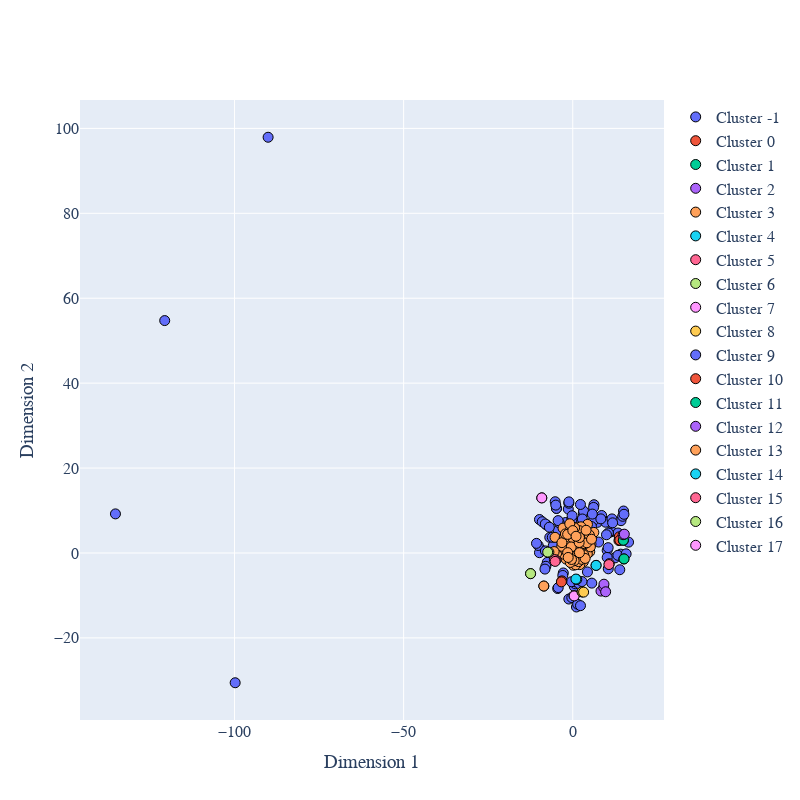

This figure's notebook cell:
### Markdown cell above
### OPTICS TSNE

### Code cell
#T-SNE with two principal components
TSNE_2d = TSNE(n_components=2, init='random')

clusters = ml_df['cluster_labels']
PCs_2d = pd.DataFrame(TSNE_2d.fit_transform(plotX))
PCs_2d.columns = ["PC1_2d", "PC2_2d"]
plotX['clusters'] = clusters
plotX['PC1_2d'] = PCs_2d['PC1_2d']
plotX['PC2_2d'] = PCs_2d['PC2_2d']

uniq_clusters = plotX['clusters'].unique()
uniqs = uniq_clusters.tolist()
uniqs.sort()

traces = []

for cluster in uniqs:
    cluster_data = plotX[plotX['clusters'] == cluster]

    #trace1 is for 'Cluster 0'
    trace = go.Scatter(
                        x = cluster_data["PC1_2d"],
                        y = cluster_data["PC2_2d"],
                        mode = "markers",
                        name = "Cluster " + str(cluster),
                        marker = dict(size = 10, line=dict(width=1,color='Black')),
                        text = None)

    traces.append(trace)



layout = dict(xaxis= dict(title= 'Dimension 1',zeroline= False),
              yaxis= dict(title= 'Dimension 2',zeroline= False),
              font_family="Arial",
              font = dict(size=16),
              width=800,
              height=800
             )

fig = dict(data = traces, layout = layout)

iplot(fig)

### Figure 1 — Plotly figure (JSON) as saved in the notebook; plotly's stock layout.template omitted (floating-point values rounded to 4 significant figures)
{"data": [{"marker": {"line": {"color": "Black", "width": 1}, "size": 10}, "mode": "markers", "name": "Cluster -1", "type": "scatter", "x": [11.5, 13.37, 0.4485, 6.275, 3.101, 0.7513, 0.7312, 3.19, -4.458, 7.276, 1.086, 5.933, -6.797, -2.798, 0.807, -4.302, 13.9, 10.17, 14.26, 16.49, 12.48, 14.18, -7.551, 7.633, 0.8788, 4.336, 10.53, -9.844, 5.613, 5.508, -0.3789, 15.0, -9.391, -2.111, -5.196, -7.701, 1.848, -7.959, -8.228, -4.323, -9.849, -9.021, 9.963, 13.33, 11.21, -10.23, 2.713, 8.542, 10.17, 14.75, 10.46, -8.099, -1.167, -0.287, 2.83, -8.129, -6.926, -5.794, -4.016, -1.324, 15.13, -4.337, -1.184, 9.711, 11.58, 1.451, -1.146, 11.78, -99.8, 15.78, -135.2, 6.149, -10.73, -90.06, 2.269, -0.287, 2.279, 10.49, -120.6, -0.1975, 8.288, -6.048, -2.95, 5.778], "y": [5.005, 4.705, -7.9, 11.36, 9.316, -7.257, -6.798, 9.852, -8.379, 7.21, -12.72, 7.459, 3.669, -4.704, 7.372, -8.154, -3.946, 0.6026, 7.605, 2.549, -1.157, -0.2745, -2.219, 2.573, 4.703, -4.468, 4.721, 7.879, -7.101, 6.231, -6.779, 9.88, 0.7964, 7.171, 12.07, 6.561, -7.215, -3.135, -3.797, 5.287, 0.06407, 7.356, 4.291, -0.5561, 7.0, 1.774, -6.732, 8.826, -1.041, 8.64, 1.251, 0.4815, -10.85, -10.5, 8.009, 6.828, 6.074, 1.668, 7.114, 10.34, 9.11, 7.622, 11.71, 7.24, 8.025, -12.08, 12.04, 7.094, -30.57, -0.2067, 9.205, 10.73, 2.26, 97.91, 11.42, 7.841, -12.41, -3.727, 54.73, 8.763, 8.032, 3.692, -5.3, 9.161]}, {"marker": {"line": {"color": "Black", "width": 1}, "size": 10}, "mode": "markers", "name": "Cluster 0", "type": "scatter", "x": [14.21, 13.65, 13.75, 13.91], "y": [3.535, 2.921, 3.803, 3.01]}, {"marker": {"line": {"color": "Black", "width": 1}, "size": 10}, "mode": "markers", "name": "Cluster 1", "type": "scatter", "x": [14.94, 14.95], "y": [2.992, 2.996]}, {"marker": {"line": {"color": "Black", "width": 1}, "size": 10}, "mode": "markers", "name": "Cluster 2", "type": "scatter", "x": [14.88, 15.23], "y": [4.301, 4.43]}, {"marker": {"line": {"color": "Black", "width": 1}, "size": 10}, "mode": "markers", "name": "Cluster 3", "type": "scatter", "x": [2.356, 0.8232, 5.388, 0.2829, 0.2312, -1.992, -1.152, 3.057, 1.078, 4.198, 1.418, 3.296, -2.352, -3.159, 0.3076, 1.317, -1.36, -1.226, -2.95, -2.418, -2.881, -4.751, -2.567, 1.025, -0.1834, -5.238, -2.558, -3.262, -3.206, -0.4643, -2.174, -1.52, -0.6259, -0.4744, 2.604, 6.226, 4.341, 3.123, 0.1643, 5.021, 3.767, 2.434, 2.074, 4.869, 0.8725, 2.426, 4.443, 4.299, 5.197, 3.542, 1.932, 1.689, 2.631, 4.166, 0.4093, 4.884, -0.7513, 3.935, 5.541, -0.3817, 1.891, 3.263, 0.5413, -5.507, -1.356, 1.967, -0.8926, -1.52, 3.654, 1.964, 0.005966, 0.9676], "y": [2.498, 1.479, 2.083, -0.1466, 0.8834, -1.439, 1.287, 0.934, 5.513, 3.972, -0.3929, 5.455, 2.697, 3.218, 2.979, 6.075, 5.192, 2.904, 0.3795, -0.3708, 5.855, -0.04522, 1.02, 3.325, 3.627, 3.679, 3.457, 1.57, 2.434, 1.417, 4.483, 0.07759, 5.545, 4.877, 4.155, 4.847, 6.738, -2.101, -2.893, 0.2965, 4.68, 5.517, -2.74, 3.223, -2.774, 6.168, 0.9158, -0.2232, 1.451, 2.189, 5.262, -2.037, -1.497, 2.405, -1.834, 4.242, -2.229, 5.349, 3.233, -1.529, 2.459, -0.4843, 5.918, 0.3279, -1.057, 3.633, 6.878, 4.384, -1.288, 0.06433, 5.272, 3.934]}, {"marker": {"line": {"color": "Black", "width": 1}, "size": 10}, "mode": "markers", "name": "Cluster 4", "type": "scatter", "x": [1.193, 0.9255], "y": [-6.249, -6.141]}, {"marker": {"line": {"color": "Black", "width": 1}, "size": 10}, "mode": "markers", "name": "Cluster 5", "type": "scatter", "x": [-4.976, -5.435, -5.214], "y": [-1.681, -1.564, -1.986]}, {"marker": {"line": {"color": "Black", "width": 1}, "size": 10}, "mode": "markers", "name": "Cluster 6", "type": "scatter", "x": [-7.059, -7.42], "y": [0.1797, 0.2028]}, {"marker": {"line": {"color": "Black", "width": 1}, "size": 10}, "mode": "markers", "name": "Cluster 7", "type": "scatter", "x": [0.3542, 0.4074], "y": [-10.05, -10.12]}, {"marker": {"line": {"color": "Black", "width": 1}, "size": 10}, "mode": "markers", "name": "Cluster 8", "type": "scatter", "x": [2.773, 2.753, 3.203], "y": [-9.168, -9.146, -9.219]}, {"marker": {"line": {"color": "Black", "width": 1}, "size": 10}, "mode": "markers", "name": "Cluster 9", "type": "scatter", "x": [-4.824, -4.825, -5.027], "y": [10.5, 10.5, 11.28]}, {"marker": {"line": {"color": "Black", "width": 1}, "size": 10}, "mode": "markers", "name": "Cluster 10", "type": "scatter", "x": [-3.201, -3.363], "y": [-6.571, -6.809]}, {"marker": {"line": {"color": "Black", "width": 1}, "size": 10}, "mode": "markers", "name": "Cluster 11", "type": "scatter", "x": [15.09, 15.15], "y": [-1.408, -1.397]}, {"marker": {"line": {"color": "Black", "width": 1}, "size": 10}, "mode": "markers", "name": "Cluster 12", "type": "scatter", "x": [8.972, 8.956, 8.34, 9.142, 9.219, 9.716], "y": [-8.738, -8.771, -8.976, -8.09, -7.356, -9.141]}, {"marker": {"line": {"color": "Black", "width": 1}, "size": 10}, "mode": "markers", "name": "Cluster 13", "type": "scatter", "x": [-8.564, -8.565], "y": [-7.797, -7.793]}, {"marker": {"line": {"color": "Black", "width": 1}, "size": 10}, "mode": "markers", "name": "Cluster 14", "type": "scatter", "x": [6.887, 6.888], "y": [-2.922, -2.923]}, {"marker": {"line": {"color": "Black", "width": 1}, "size": 10}, "mode": "markers", "name": "Cluster 15", "type": "scatter", "x": [10.78, 10.69], "y": [-2.512, -2.73]}, {"marker": {"line": {"color": "Black", "width": 1}, "size": 10}, "mode": "markers", "name": "Cluster 16", "type": "scatter", "x": [-12.47, -12.48], "y": [-4.869, -4.871]}, {"marker": {"line": {"color": "Black", "width": 1}, "size": 10}, "mode": "markers", "name": "Cluster 17", "type": "scatter", "x": [-9.166, -9.164], "y": [12.98, 12.97]}], "layout": {"font": {"family": "Arial", "size": 16}, "height": 800, "width": 800, "xaxis": {"title": {"text": "Dimension 1"}, "zeroline": false}, "yaxis": {"title": {"text": "Dimension 2"}, "zeroline": false}}}
